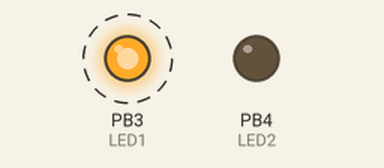
Bench run of a program on a simulated ATtiny13, built with avr-gcc and emulated at 1.2 MHz. On the bench: output pins drawn as LEDs (lit = HIGH). Dashed ring = blinking.

Above: at 0.02 s.
Timing chart, 0 to 3.0 s (numbered marks = the images above):
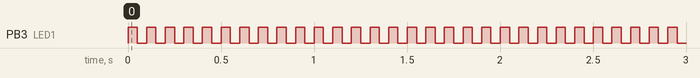

The program:

main.c
```c
/*
 * Timer Interrupts. LED toggle in the Timer's ISR
 * Created: 24.05.2015 16:55:36
 * Author: Aleksey M.
 * MCU ATtiny13
 * Tested: YES
 */

#define F_CPU 1200000UL
#include <avr/interrupt.h>
#include <avr/io.h>
#include <util/delay.h>

#define LED1 PB3
#define LED2 PB4
#define RST PB5

#define LED1_ON PORTB = PORTB | (1 << LED1)
#define LED1_OFF PORTB = PORTB & ~(1 << LED1)
#define LED2_ON PORTB = PORTB | (1 << LED2)
#define LED2_OFF PORTB = PORTB & ~(1 << LED2)
#define LED1_TOG PORTB ^= (1 << LED1)
#define LED2_TOG PORTB ^= (1 << LED2)

// Timer/counter overflow handler
ISR(TIM0_OVF_vect) {
  LED1_TOG;
  _delay_ms(50); // Only for debug. Do not use delays in the ISRs!
}

// Timer/counter Compare Match A - OCR0A
ISR(TIM0_COMPA_vect) {
  asm("nop"); // Do nothing
}

// Timer/counter Compare Match B - OCR0B
ISR(TIM0_COMPB_vect) {
  asm("nop"); // Do nothing
}

void initIO() {
  DDRB |= (1 << LED1) | (1 << LED2);
  PORTB |= (1 << RST) | (1 << PB2) | (1 << PB1) | (1 << PB0);

  // Analog comparator OFF
  ACSR |= (1 << ACD);
}

void initTimer() {
  // Normal mode
  TCCR0A &= ~((1 << COM0A1) | (1 << COM0A0));

  // Start timer T0 with No prescaling
  TCCR0B |= (1 << CS00);

  // Timer/counter interrupt mask reg. Overflow interrupt enable
  TIMSK0 |= (1 << TOIE0);

  // Reset timer T0 flags
  TIFR0 = 0;
}

int main(void) {
  cli(); // Clear the global interrupt flag
  initIO();
  initTimer();
  sei(); // Enable global interrupts

  while (1) {
    asm("nop");
  }

  return 0;
}

/*
# Comments:
===================================
## What does the program do?
When timer interrupts occur, the LED toggles inside the timer's Interrupt
Service Routine (ISR).

Circuit connections:
PB0 - *
PB1 - *
PB2 - *
PB3 - LED - 2,2k - GND
PB4 - LED - 2,2k - GND
PB5 - Reset (input)
For hardware debounce reduction add in parallel with the button 100nf
capacitor.

## Notes:
Timer Setup
---------------------------------------
Timer T0 (8-bit) counts up to or bi-directional 2^8 - 1 = 255 then timer's
register TCNT0 will overflow.

  TCNT0 0-255
    overflow at TOP
       /|    /|
      / |   / |
OCR0 x  |  x  | <--- MCU compare TCNT0 with OCR0 value and then generate ISR
    /   | /   |
   /    |/    |

  TCNT0 0-255-0
    overflow
       /\
      /  \
OCR0 x    x
    /      \
   /        \

Timer/Counter Control Register A
---------------------------------------
- Timer mode: Normal port operation
Normal Mode set by default OC0A disconnected
COM0A1, COM0A0 – [0,0]
- Waveform generation

The Timer (TCNT0) and Output Compare Registers (OCR0A and OCR0B)
---------------------------------------
When value in the TCNT0 == OCR0A CPU can generate compare match interrupt

// Compare Match A, B interrupt
// Uncomment to enable
// TIMSK0 |= (0<<OCIE0A) | (0<<OCIE0B);
// OCR0A,B compare register values
// OCR0A = 100;
// OCR0B = 200;

## About 'asm("nop")'
if asm("nop") isn't recognized by compiler
Edit make file to: option -std=c99 to -std=gnu99

For c99 mode, the compiler does not recognise 'asm', '__asm' ist required
instead! For gnu99 mode, both variants are accepted, 'asm' and '__asm' as
well!

# Conclusions
===================================
Run this code and find what behavior is expected and what we got.
*/
```

Measured:
- by itself, PB3 (LED1): alternates HIGH for 0.05 s and LOW for 0.05 s
